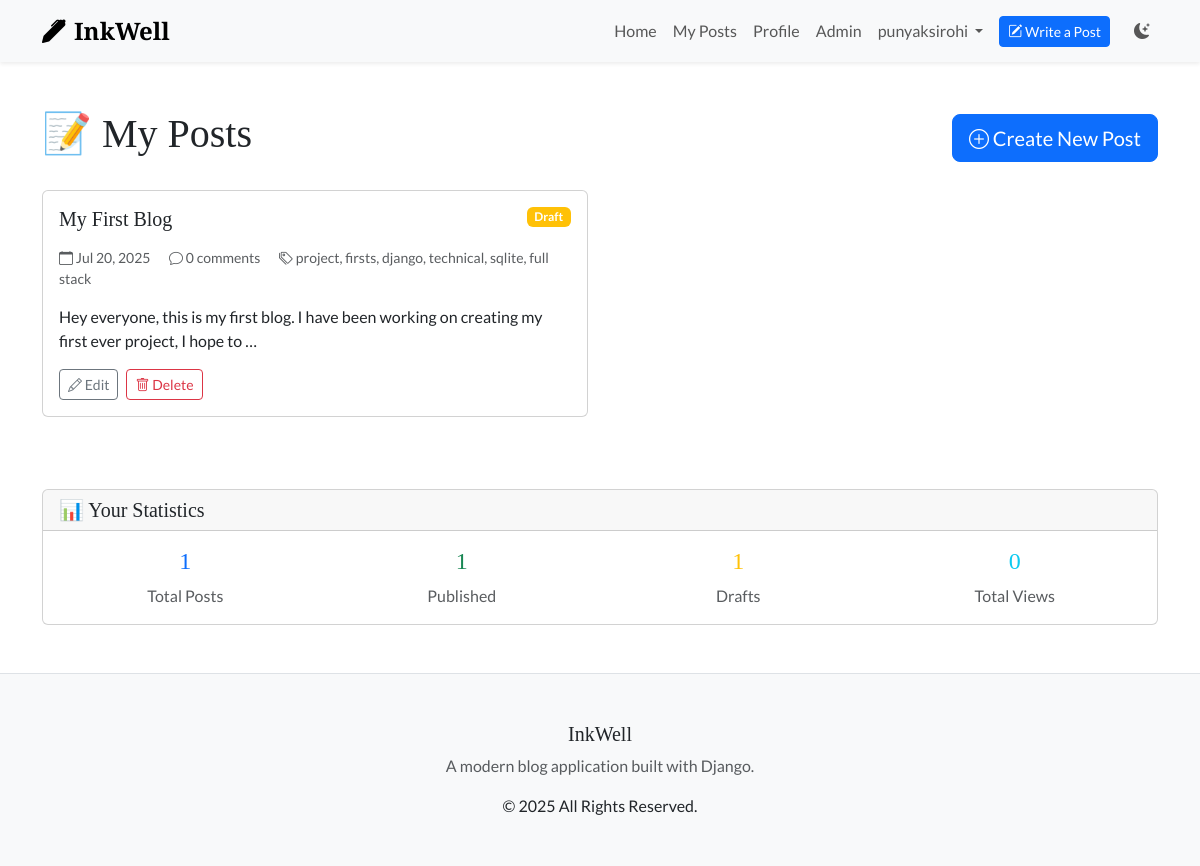
/my-posts/ (signed in), run on an earlier commit of the app's database.
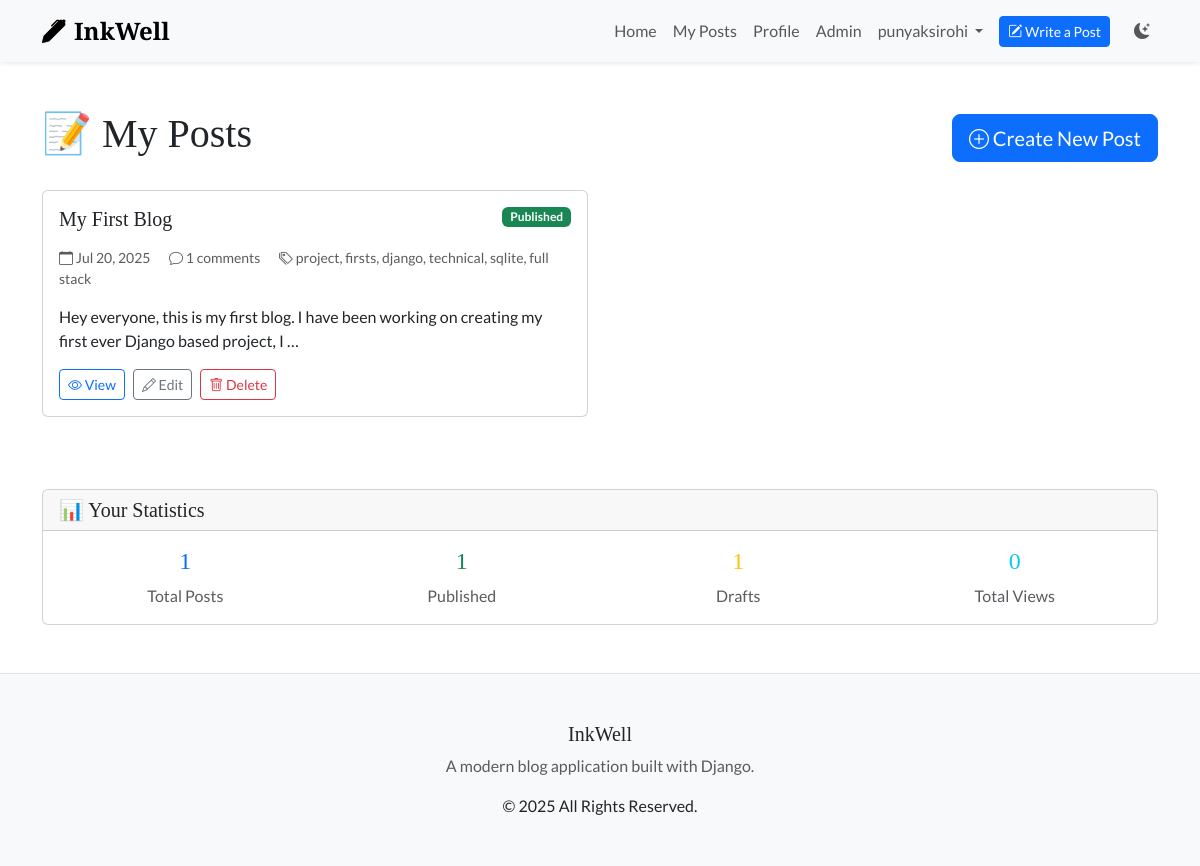
And on a later commit of the database.
### blog/models.py (models this page shows, shortened)
class Post(models.Model):
    title = models.CharField(max_length=200, unique=True)
    slug = models.SlugField(max_length=200, unique=True)
    body = models.TextField()
    created_at = models.DateTimeField(auto_now_add=True)
    updated_at = models.DateTimeField(auto_now=True)
    author = models.ForeignKey('auth.User', on_delete=models.CASCADE)
    tags = models.CharField(max_length=200, blank=True)
    status = models.IntegerField(choices=STATUS, default=0)
    class Meta:
        ordering = ['-created_at']

### blog/views.py (the view)
# urls.py: path('my-posts/', views.user_posts, name='user_posts'),
@login_required
def user_posts(request):
    posts = Post.objects.filter(author=request.user).order_by('-created_at')
    return render(request, 'blog/user_posts.html', {'posts': posts})

### templates/blog/user_posts.html (shortened to what the changed rows need)
{% extends 'base.html' %}
{% block content %}
<div class="row">
    <div class="col-12">
        <div class="d-flex justify-content-between align-items-center mb-4">
            <h1>📝 My Posts</h1>
        </div>
        {% if posts %}
            <div class="row">
                {% for post in posts %}
                <div class="col-md-6 mb-4">
                    <div class="card h-100">
                        <div class="card-body">
                            <div class="d-flex justify-content-between align-items-start mb-2">
                                <h5 class="card-title">{{ post.title }}</h5>
                                {% if post.status == 1 %}
                                    <span class="badge bg-success">Published</span>
                                {% else %}
                                    <span class="badge bg-warning">Draft</span>
                                {% endif %}
                            </div>
                            <div class="text-muted small mb-3">
                                <span class="me-3">
                                    <i class="bi bi-calendar"></i> {{ post.created_at|date:"M d, Y" }}
                                </span>
                                <span class="me-3">
                                    <i class="bi bi-chat"></i> {{ post.comments.count }} comments
                                </span>
                                {% if post.tags %}
                                <span>
                                    <i class="bi bi-tags"></i> {{ post.tags }}
                                </span>
                                {% endif %}
                            </div>
                            <p class="card-text">{{ post.body|truncatewords:20 }}</p>
                            <div class="d-flex gap-2 mt-auto">
                                {% if post.status == 1 %}
                                <a href="{% url 'blog:post_detail' post.slug %}" class="btn btn-outline-primary btn-sm">
                                    <i class="bi bi-eye"></i> View
                                </a>
                                {% endif %}
                                <a href="{% url 'blog:edit_post' post.slug %}" class="btn btn-outline-secondary btn-sm">
                                    <i class="bi bi-pencil"></i> Edit
                                </a>
                                <a href="{% url 'blog:delete_post' post.slug %}"
                                   class="btn btn-outline-danger btn-sm"
                                   onclick="return confirm('Are you sure you want to delete this post?')">
                                    <i class="bi bi-trash"></i> Delete
                                </a>
                            </div>
                        </div>
                    </div>
                </div>
                {% endfor %}
            </div>
        {% endif %}
    </div>
</div>
{% endblock %}

What changed in the data, as far as the page shows it:
changed Post "My First Blog": comments.count "0" → "1"; body "Hey everyone, this is my first blog. I have been working on creating my first ever project, I hope to …" → "Hey everyone, this is my first blog. I have been working on creating my first ever Django based project, I …"; status "Draft" → "Published View"
